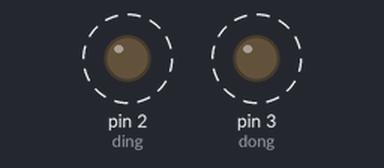
The sketch below on a simulated Arduino Uno, built with avr-gcc and run on an emulated ATmega328P. On the bench: output pins drawn as LEDs (lit = HIGH). Dashed ring = blinking.

Above: at 0.5 s.
Timing chart, 0 to 4.6 s (numbered marks = the images above):
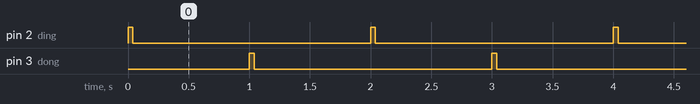

The sketch:

ding_dong_test.ino
```cpp
int ding = 2;  //possibly dong
int dong = 3;  //possibly ding

int dingTime = 40; //38 seems to be the minimum time to get a ding but will be quieter
int space = 1000;
void setup()
{
pinMode(ding,OUTPUT);
pinMode(dong,OUTPUT);
}

void loop()
{
digitalWrite(ding,HIGH); //Does this really need a comment?

delay(dingTime);
digitalWrite(ding,LOW);
delay(space-dingTime);
digitalWrite(dong,HIGH);
delay(dingTime);
digitalWrite(dong,LOW);
delay(space-dingTime);
}
```

Measured:
- by itself, pin 2 (ding), pin 3 (dong): alternates HIGH for 0.04 s and LOW for 2.0 s
- by itself, everything shown: repeats every 2.0 s, in 4 steps
